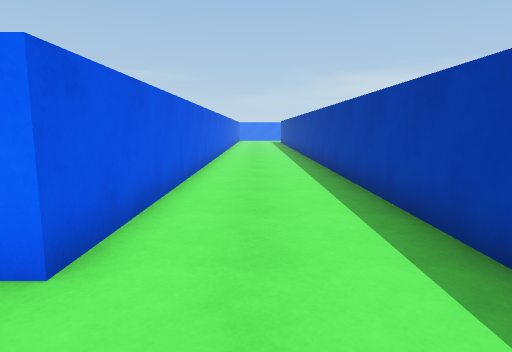
View 1 (above)

16 first-person views from a walk through a 3-D level made in the Unity game engine. The camera is 1.3 m above the floor, tilts 8° down and sees 75° across. The floor is counted in squares, 1 m on a side. Each view is taken from the middle of a square. On the plan, view 1 faces up. The plan holds only what a view shows up to about 14 squares ahead; the rest is blank. The place goes on beyond the plan. The player character is not drawn.

View 2
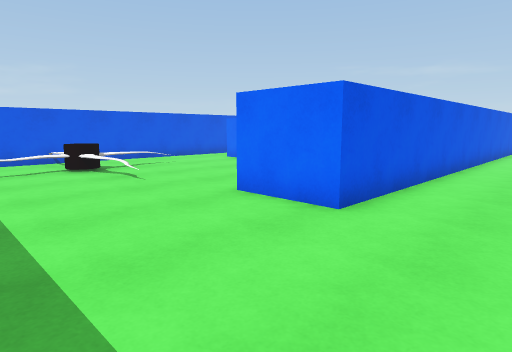

View 3
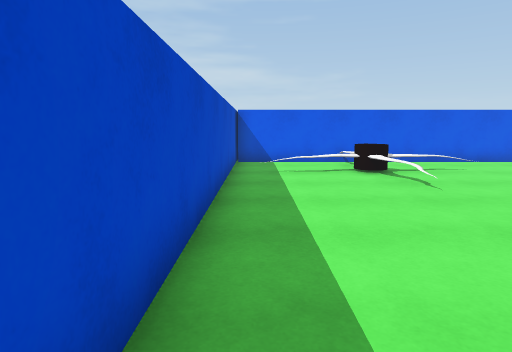

View 4
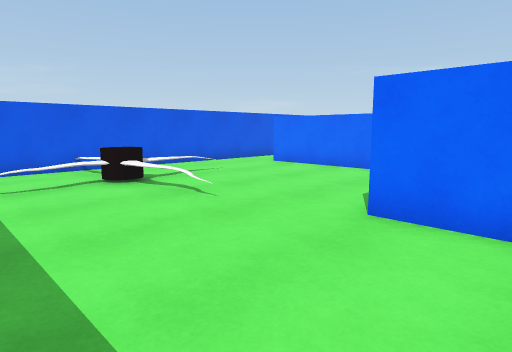

View 5
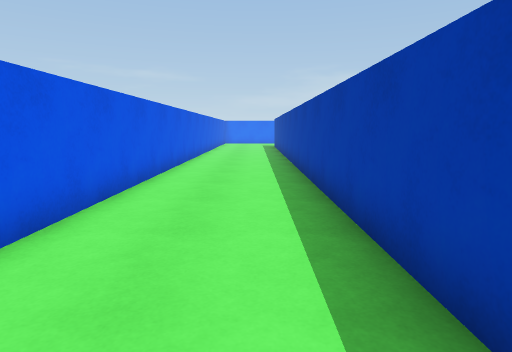

View 6
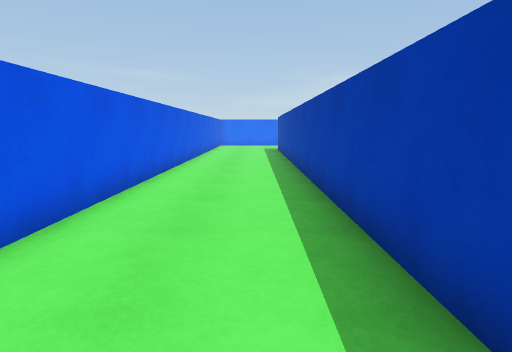

View 7
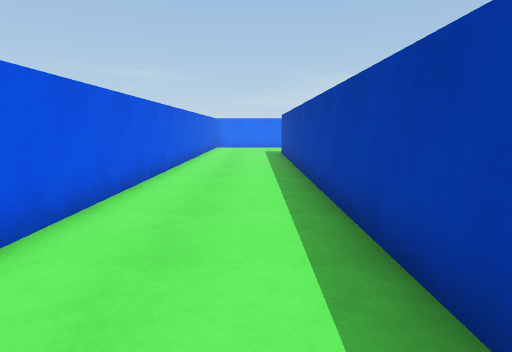

View 8
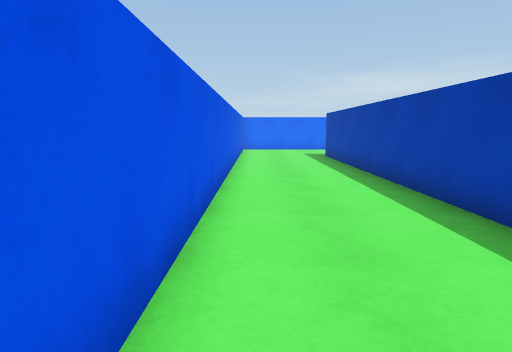

View 9
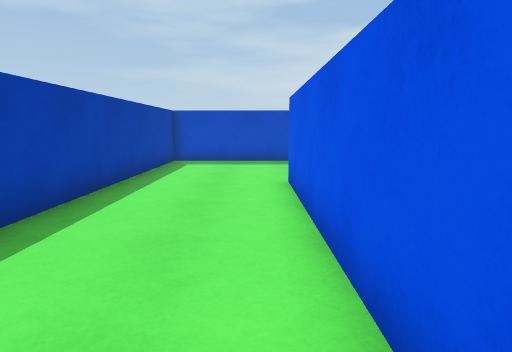

View 10
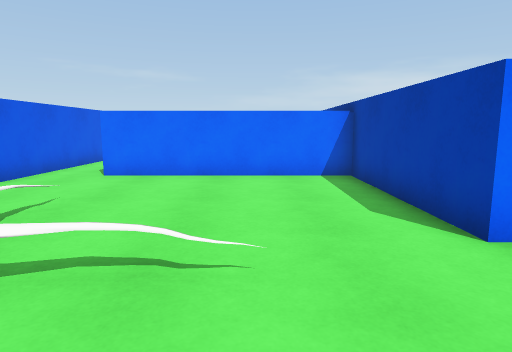

View 11
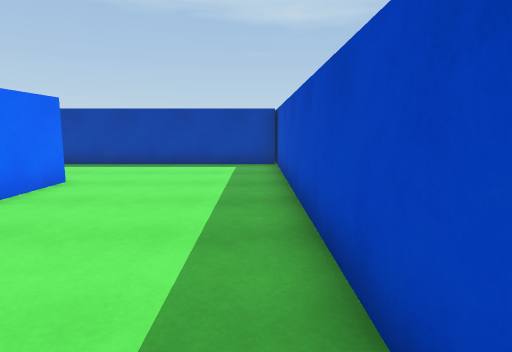

View 12
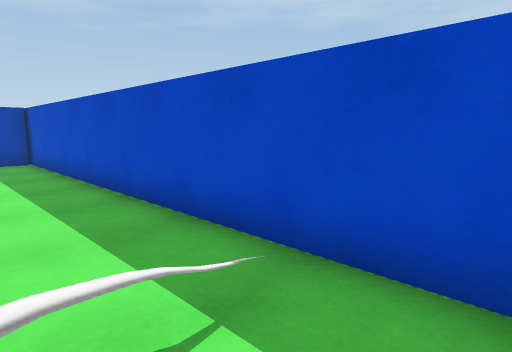

View 13
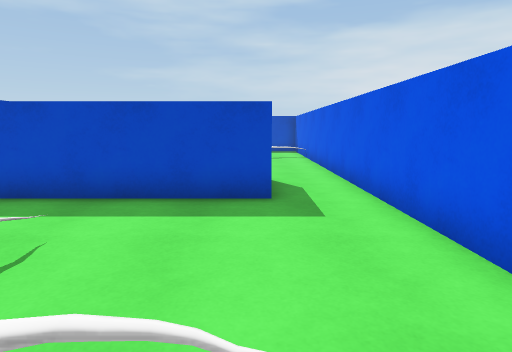

View 14
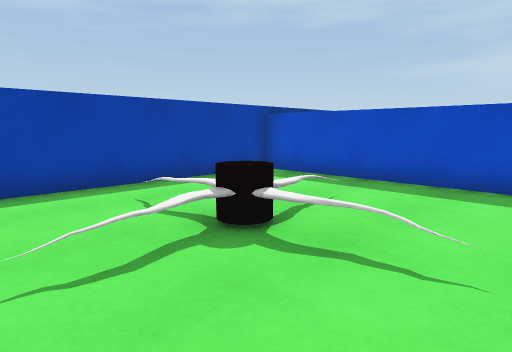

View 15
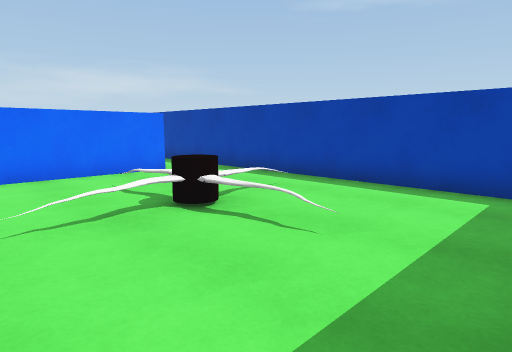

View 16
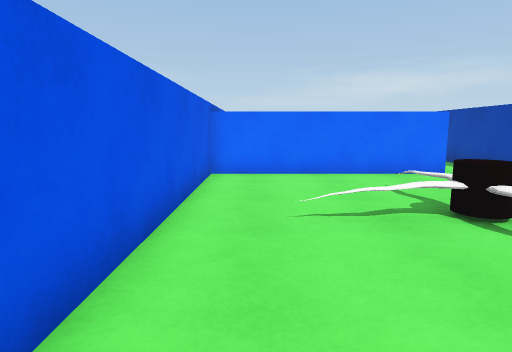

### Floor plan
Key: @ floor where view 1 was taken; # wall or solid block; . floor; / step, stairs or slope; ^ raised ledge; O other object.
Columns run from 13 left of view 1 to 3 right of it. Each row starts with its distance up from view 1.
 27            #....#
 26            #....#
 25          ###....#
 24          ###....#
 23         .###....#
 22        ..###....#
 21 ^^^^^^^..###....#
 20 #...... .###....#
 19 #...... .###....#
 18 #........###....#
 17 #........###....#
 16 #...OOO..###....#
 15 #........###....#
 14 #........###....#
 13 #........###....#
 12 #........###....#
 11 #.^^^^^^^###....#
 10 #.^        #....#
  9 #.^        #....#
  8 #..^^^^^^###....#
  7 #........###....#
  6 #........###....#
  5 #........###....#
  4 #./......###....#
  3 #../.....###....#
  2 #./////.........#
  1 #//O............#
  0 #../.........@..#
 -1 #../............#
 -2 #../............#
 -3 #################

Positions as (right, up) in squares from view 1, and headings:
1: (0, 0), facing up
2: (1, -2), facing up-left
3: (0, -2), facing left
4: (-2, -2), facing up-left
5: (1, 7), facing up
6: (1, 11), facing up
7: (1, 14), facing up
8: (-1, 16), facing up
9: (-1, 11), facing down
10: (-7, -1), facing up
11: (-10, -2), facing right
12: (-12, 0), facing down-right
13: (-11, 17), facing down
14: (-12, 19), facing down-right
15: (-12, 11), facing up-right
16: (-12, 11), facing up
